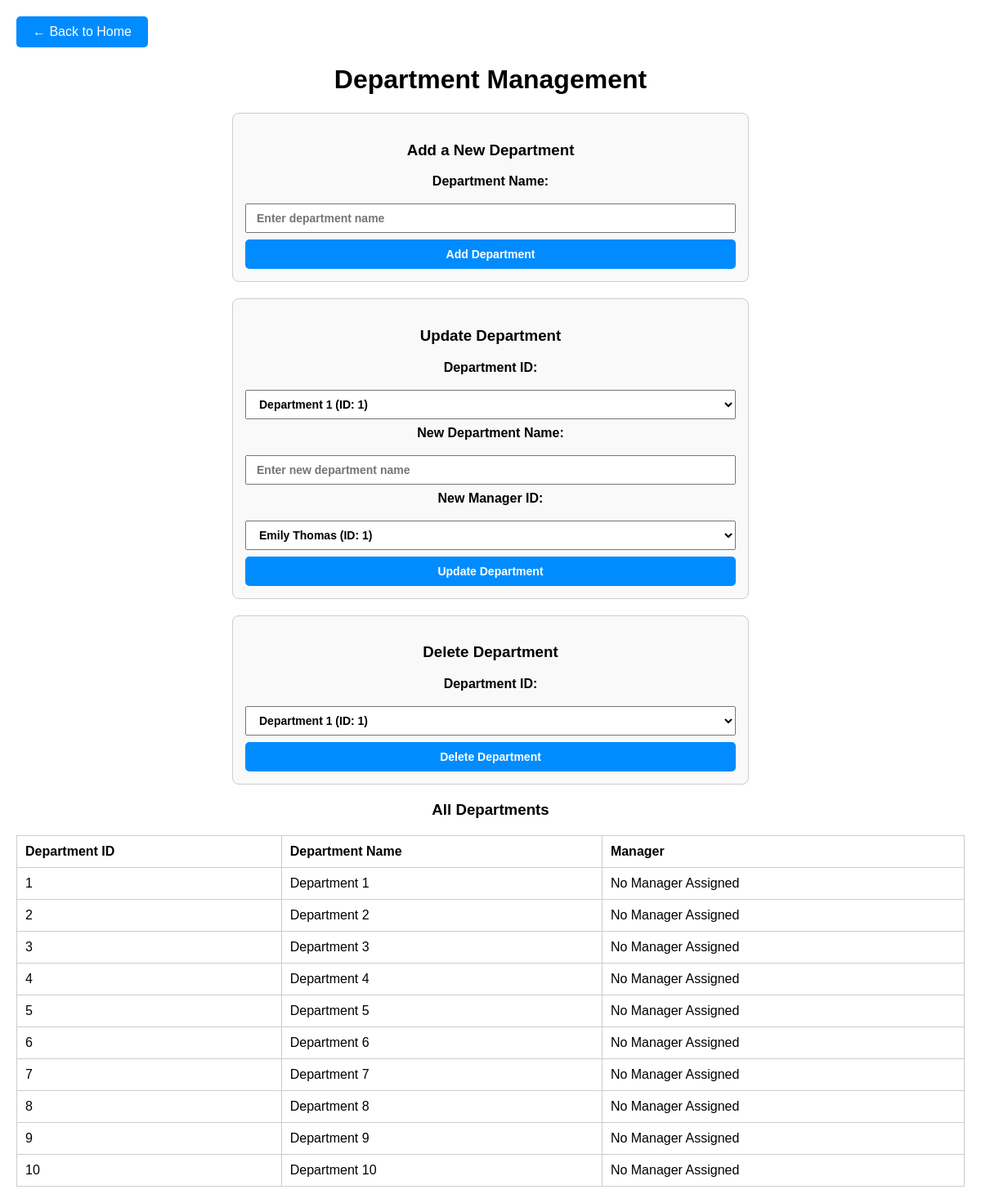
Page /frontend/department_frontend.php on the committed database.
### tables this page shows
CREATE TABLE Department (
    DeptID INT AUTO_INCREMENT PRIMARY KEY,
    Dname VARCHAR(100) NOT NULL
);

### frontend/department_frontend.php (the view, shortened to what this page needs)
<!DOCTYPE html>
<html lang="en">
<head>
    <link rel="stylesheet" href="../frontend/styles.css">
</head>
<body>
    <div class="back-button">
        <a href="../frontend/index.php">← Back to Home</a>
    </div>
    <h1>Department Management</h1>
    <form action="../crud_ops/department_ops.php" method="POST">
        <h3>Add a New Department</h3>
        <label for="dname">Department Name:</label>
        <input type="text" id="dname" name="dname" placeholder="Enter department name" required>
        <button class="view-button" type="submit">Add Department</button>
    </form>
    <form action="../crud_ops/department_ops.php" method="POST">
        <h3>Update Department</h3>
        <label for="dept_id">Department ID:</label>
        <select id="dept_id" name="dept_id" required>
            <?php
            include '../connection.php';
            $departmentQuery = "SELECT DeptID, Dname FROM Department";
            $departmentResult = $conn->query($departmentQuery);
            if ($departmentResult->num_rows > 0) {
                while ($department = $departmentResult->fetch_assoc()) {
                    echo "<option value='{$department['DeptID']}'>{$department['Dname']} (ID: {$department['DeptID']})</option>";
                }
            } else {
                echo "<option value='' disabled>No departments available</option>";
            }
            ?>
        </select>
        <label for="new_name">New Department Name:</label>
        <input type="text" id="new_name" name="dname" placeholder="Enter new department name">
        <label for="manager_id">New Manager ID:</label>
        <select id="manager_id" name="manager_id">
            <?php
            include '../connection.php';
            $employeeQuery = "SELECT EmpID, Fname, Lname FROM Employee";
            $employeeResult = $conn->query($employeeQuery);
            if ($employeeResult->num_rows > 0) {
                while ($employee = $employeeResult->fetch_assoc()) {
                    echo "<option  value='{$employee['EmpID']}'>{$employee['Fname']} {$employee['Lname']} (ID: {$employee['EmpID']})</option>";
                }
            } else {
                echo "<option value='' disabled>No employees available</option>";
            }
            ?>
        </select>
        <button class="view-button" type="submit">Update Department</button>
    </form>
    <form action="../crud_ops/department_ops.php" method="POST">
        <h3>Delete Department</h3>
        <label for="delete_id">Department ID:</label>
        <select id="dept_id" name="dept_id" required>
            <?php
            include '../connection.php';
            $departmentQuery = "SELECT DeptID, Dname FROM Department";
            $departmentResult = $conn->query($departmentQuery);
            if ($departmentResult->num_rows > 0) {
                while ($department = $departmentResult->fetch_assoc()) {
                    echo "<option value='{$department['DeptID']}'>{$department['Dname']} (ID: {$department['DeptID']})</option>";
                }
            } else {
                echo "<option value='' disabled>No departments available</option>";
            }
            ?>
        </select>
        <button class="view-button" type="submit">Delete Department</button>
    </form>
    <div>
        <h3>All Departments</h3>
        <table>
            <thead>
                <tr>
                    <th>Department ID</th>
                    <th>Department Name</th>
                    <th>Manager</th>
                </tr>
            </thead>
            <tbody>
                <?php
                include '../connection.php';
                $sql = "
                    SELECT d.DeptID, d.Dname, CONCAT(e.Fname, ' ', e.Lname, ' (', e.EmpID, ')') AS Manager
                    FROM Department d
                    LEFT JOIN Employee e ON d.ManagerID = e.EmpID
                    ";
                $result = $conn->query($sql);
                if ($result->num_rows > 0) {
                    while ($row = $result->fetch_assoc()) {
                        echo "<tr>";
                        echo "<td>" . $row['DeptID'] . "</td>";
                        echo "<td>" . $row['Dname'] . "</td>";
                        echo "<td>" . ($row['Manager'] ? $row['Manager'] : "No Manager Assigned") . "</td>";
                        echo "</tr>";
                    }
                } else {
                    echo "<tr><td colspan='3'>No departments found.</td></tr>";
                }
                ?>
            </tbody>
        </table>
    </div>
</body>
</html>

### frontend/styles.css (style rules this page uses)
body { font-family: "Comic Sans MS", cursive, sans-serif; margin: 20px; }
form { display: flex; flex-direction: column; align-items: center; text-align: center; max-width: 600px; margin: 20px auto; padding: 15px; border: 1px solid #ccc; border-radius: 8px; background-color: #f9f9f9; }
form label { font-weight: bolder; margin-bottom: 10px;; }
form ::placeholder { font-weight: bold; font-family: "Comic Sans MS", cursive, sans-serif; }
input, button, select { padding: 8px 12px; margin: 8px 0; font-size: 14px; width: 100%; box-sizing: border-box; }
table { border-collapse: collapse; width: 100%; margin-top: 20px; }
table, th, td { border: 1px solid #ccc; }
th, td { padding: 10px; text-align: left; }
h1, h3 { text-align: center; }
select { font-family: "Comic Sans MS", cursive, sans-serif; font-weight: bold; }
.view-button { display: inline-block; padding: 10px 20px; text-decoration: none; background-color: #008cff; color: white; border: none; border-radius: 5px; font-size: 20px bold; font-family: "Comic Sans MS", cursive, sans-serif; font-weight: bolder; text-align: center; cursor: pointer; margin: 0 10px; box-sizing: border-box; }
.back-button { margin: 20px 0; text-align: left; }
.back-button a { text-decoration: none; color: white; background-color: #008cff; padding: 10px 20px; border-radius: 5px; font-size: 16px; display: inline-block; }

### rows in the picture
department: DeptID "1", Dname "Department 1"
department: DeptID "2", Dname "Department 2"
department: DeptID "3", Dname "Department 3"
department: DeptID "4", Dname "Department 4"
department: DeptID "5", Dname "Department 5"
department: DeptID "6", Dname "Department 6"
department: DeptID "7", Dname "Department 7"
department: DeptID "8", Dname "Department 8"
department: DeptID "9", Dname "Department 9"
department: DeptID "10", Dname "Department 10"

### other values in the picture
form field dept_id "Department 1 (ID: 1)"
form field manager_id "Emily Thomas (ID: 1)"
